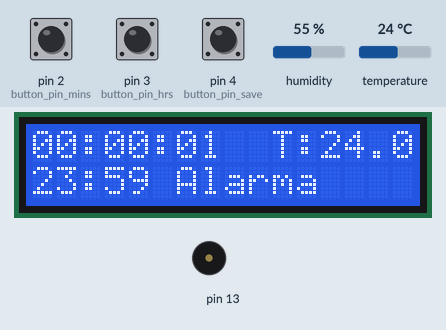
This sketch was run on a simulated Arduino Uno, built with avr-gcc and run on an emulated ATmega328P. On the bench: 16×2 character LCD, buzzer (waves = sounding). The test bench sets the inputs (shaded band); at power-on: pin 2 (button_pin_mins) HIGH, temperature 24 °C, pin 3 (button_pin_hrs) HIGH, pin 4 (button_pin_save) LOW, humidity 55 %. EEPROM starts erased.

Above: at 1.6 s.
1.7 s: pin 2 (button_pin_mins) pulled LOW for 0.15 s
At 2.8 s:
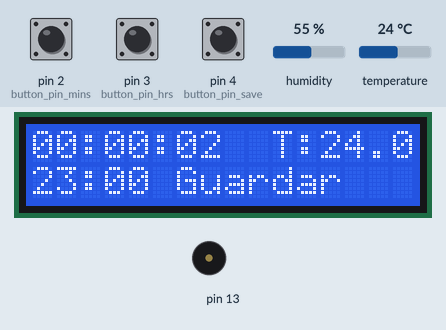
5.5 s: temperature set to 12 °C
At 6.8 s:
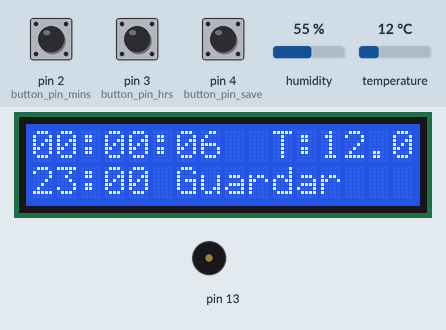
7.6 s: pin 3 (button_pin_hrs) pulled LOW for 0.15 s
At 8.8 s:
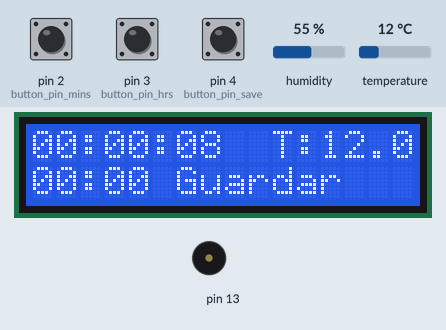
9.2 s: pin 4 (button_pin_save) pulled HIGH for 0.15 s
At 10.31 s:
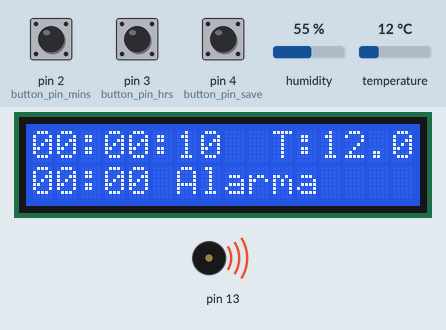
14.5 s: temperature set to 19 °C
At 16.4 s:
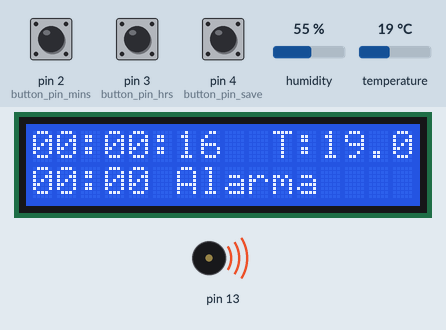
16.6 s: temperature set to 28 °C
At 18.9 s:
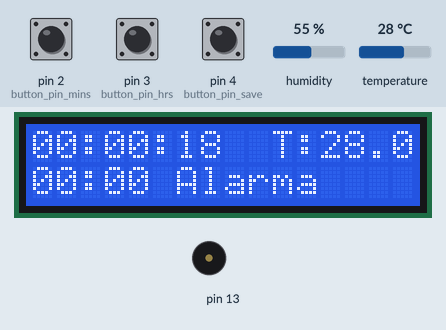
Timing chart, 0 to 20.6 s (numbered marks = the images above; inputs shaded):
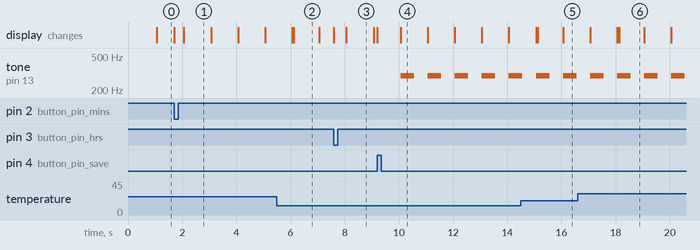

The sketch:

digital-clock.ino
```cpp
/*
  Digital Clock

  Added 31 Mar 2021
  by Oswaldo Osuna
  Modified 31 Mar 2021
  by Oswaldo Osuna

 */

// include the library code
#include <LiquidCrystal.h>
#include <TimerOne.h>
#include <EEPROM.h>
#include <Adafruit_Sensor.h>
#include <DHT_U.h>
#include <DHT.h>

#define DHTTYPE DHT11

struct Clock {
  int segs_0 = 0;
  int segs_1 = 0;
  int mins_0 = 0;
  int mins_1 = 0;
  int hrs_0 = 0;
  int hrs_1 = 0;
};

struct Alarm {
  int mins_0 = 9;
  int mins_1 = 5;
  int hrs_0 = 3;
  int hrs_1 = 2;
};

const int button_pin_mins = 2;
const int button_pin_hrs = 3;
const int button_pin_save = 4;
const int DHTPin = 5;
bool state_save, prev_state_save;
bool save = false;
bool sounding = false;
bool can_sound = true;
float temp;

DHT dht(DHTPin, DHTTYPE);

// initialize the library with the numbers of the interface pins
LiquidCrystal lcd(7, 8, 9, 10, 11, 12);

// Create the instance of Alarm struct
Clock clock;

// Create the instance of Alarm struct
Alarm alarm;

void setup() {
  // Read the alarm attributes from EEPROM
  if ( !(EEPROM.read(3) == 255 || EEPROM.read(2) == 255 || EEPROM.read(1) == 255 || EEPROM.read(0) == 255) )
  {
    alarm.mins_0 = EEPROM.read(3);
    alarm.mins_1 = EEPROM.read(2);
    alarm.hrs_0 = EEPROM.read(1);
    alarm.hrs_1 = EEPROM.read(0);
  }

  // Set up the LCD's number of columns and rows:
  lcd.begin(16, 2);
  Timer1.initialize(1000000); // Configures TIMER en 1 second
  Timer1.attachInterrupt(Temporizador) ; // Configures the Timer 1 inerruption
  lcd.setCursor(5, 0);
  lcd.print(':');
  lcd.setCursor(2, 0);
  lcd.print(':');
  lcd.setCursor(2, 1);
  lcd.print(':');
  lcd.setCursor(4, 1);
  lcd.print(alarm.mins_0);
  lcd.setCursor(3, 1);
  lcd.print(alarm.mins_1);
  lcd.setCursor(1, 1);
  lcd.print(alarm.hrs_0);
  lcd.setCursor(0, 1);
  lcd.print(alarm.hrs_1);
  lcd.setCursor(6, 1);
  lcd.print("Alarma");
  // When the minutes button is pressed (debouncing)
  attachInterrupt(digitalPinToInterrupt(button_pin_mins),pin2ExtInterruptHandler,FALLING);
  // When the hours button is pressed (debouncing)
  attachInterrupt(digitalPinToInterrupt(button_pin_hrs),pin3ExtInterruptHandler,FALLING);

  // Begin DHT11
  dht.begin();
  temp = dht.readTemperature();
  lcd.setCursor(10, 0);
  lcd.print("T:");
  lcd.setCursor(12, 0);
  lcd.print(temp);
}

void loop() {
  // When the save button is pressed
  state_save = digitalRead(button_pin_save);
  if(state_save == HIGH && prev_state_save == LOW) {
    if (sounding) {
      can_sound = false;
      sounding = false;
    } else {
      if(save) {
        can_sound = true;
        lcd.setCursor(12, 1);
        lcd.print(" ");
        lcd.setCursor(6, 1);
        lcd.print("Alarma");
        save = false;
        EEPROM.update(3, alarm.mins_0);
        EEPROM.update(2, alarm.mins_1);
        EEPROM.update(1, alarm.hrs_0);
        EEPROM.update(0, alarm.hrs_1);
      }
    }
  }
  // Debouncing
  prev_state_save = state_save;

  /* Measure temperature and humidity.  If the functions returns
    true, then a measurement is available. */
  if( measure_environment(&temp) == true ) {
      // Shows in LCD display the actual value of the temperature
      lcd.setCursor(10, 0);
      lcd.print("T:");
      lcd.setCursor(12, 0);
      lcd.print(temp);
  }

}

// Interrupt function when timer is executed
void Temporizador(void)
{

  // Timer increments
  clock.segs_0++;
  // Reset the counter when gets to 1000 seconds
  if(clock.segs_0>9){
    clock.segs_0=0;
    clock.segs_1++;
  }
  if(clock.segs_1>5){
    clock.segs_0=0;
    clock.segs_1=0;
    clock.mins_0++;
  }

  if(clock.mins_0>9){
    clock.mins_0=0;
    clock.mins_1++;
  }

  if(clock.mins_1>5){
    clock.mins_0=0;
    clock.mins_1=0;
    clock.hrs_0++;
  }

  if(clock.hrs_0>9){
    clock.hrs_0=0;
    clock.hrs_1++;
  }

  if(clock.hrs_1>23){
    clock.hrs_0=0;
    clock.hrs_1=0;
  }

  if ( (clock.hrs_0 == alarm.hrs_0) && (clock.hrs_1 == alarm.hrs_1) &&
          (clock.mins_0 >= alarm.mins_0) && (clock.mins_1 == alarm.mins_1) &&  (!save) )
  {
    if (can_sound) {
      sounding = true;
      tone(13, 294, 500);
    }
  }

  // Shows in LCD display the actual value of the timer
  lcd.setCursor(7, 0);
  lcd.print(clock.segs_0);
  lcd.setCursor(6, 0);
  lcd.print(clock.segs_1);
  lcd.setCursor(4, 0);
  lcd.print(clock.mins_0);
  lcd.setCursor(3, 0);
  lcd.print(clock.mins_1);
  lcd.setCursor(1, 0);
  lcd.print(clock.hrs_0);
  lcd.setCursor(0, 0);
  lcd.print(clock.hrs_1);

}

// Function executed when the minutes button is pressed
void pin2ExtInterruptHandler(){
  sum_minutes();
}

// Function executed when the hours button is pressed
void pin3ExtInterruptHandler(){
  sum_hours();
}

// Function that increments the minutes counter in the alarm
void sum_minutes() {
  if (sounding) {
    can_sound = false;
    sounding = false;
  } else {
    save = true;
    lcd.setCursor(6, 1);
    lcd.print("Guardar");
    if (alarm.mins_0 > 8) {
      alarm.mins_0 = 0;
      if (alarm.mins_1 > 4) {
        alarm.mins_1 = 0;
      } else {
        alarm.mins_1++;
      }
    } else {
      alarm.mins_0++;
    }
    lcd.setCursor(4, 1);
    lcd.print(alarm.mins_0);
    lcd.setCursor(3, 1);
    lcd.print(alarm.mins_1);
  }
}

// Function that increments the hours counter in the alarm
void sum_hours(){
  if (sounding) {
    can_sound = false;
    sounding = false;
  } else {
    save = true;
    lcd.setCursor(6, 1);
    lcd.print("Guardar");
    if (alarm.hrs_0 > 8) {
      alarm.hrs_0 = 0;
      if (alarm.hrs_1 > 1) {
        alarm.hrs_1 = 0;
      } else {
      alarm.hrs_1++;
      }
    } else {
      alarm.hrs_0++;
      if (alarm.hrs_1 > 1) {
        if (alarm.hrs_0 > 3) {
          alarm.hrs_0 = 0;
          alarm.hrs_1 = 0;
        }
      }
    }
    lcd.setCursor(1, 1);
    lcd.print(alarm.hrs_0);
    lcd.setCursor(0, 1);
    lcd.print(alarm.hrs_1);
  }

}

/*
 * Poll for a measurement, keeping the state machine alive.  Returns
 * true if a measurement is available.
 */
static bool measure_environment(float *temperature) {

  static unsigned long measurement_timestamp = millis( );

  /* Measure once every four seconds. */
  if( millis( ) - measurement_timestamp > 3000ul ) {
    if( !isnan(temp) )
    {
      measurement_timestamp = millis( );
      temp = dht.readTemperature();
      return( true );
    }
  }
  return( false );

}
```

Measured:
- after the input at 1.7 s, the display: first changes at once (image 1 shows a later state)
- after the input at 9.2 s, tone on pin 13: alternates 294 Hz for 0.50 s and silent for 0.50 s, starting after 0.86 s; the display: first changes at once (image 4 shows a later state)
- what the display in image 1 shows lasts 1.0 s, from 2.1 s to 3.1 s
- what the display in image 2 shows lasts 1.0 s, from 6.1 s to 7.1 s
